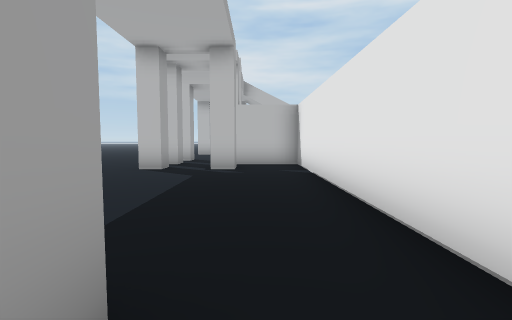
[1] (above)

17 first-person views from a walk through a scene from a Unity 3-D project. The camera is 1.5 m above the floor, tilts 4° down and sees 85° across. The floor is counted in squares, 2 m on a side. Each view is taken from the middle of a square. On the plan, view 1 faces up. The plan holds only what a view shows up to about 10 squares ahead; the rest is blank. The place goes on beyond the plan. The player is left out.

[2]
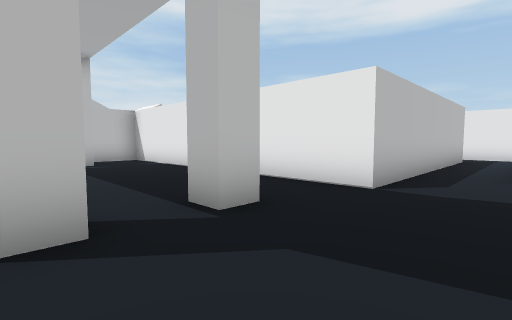

[3]
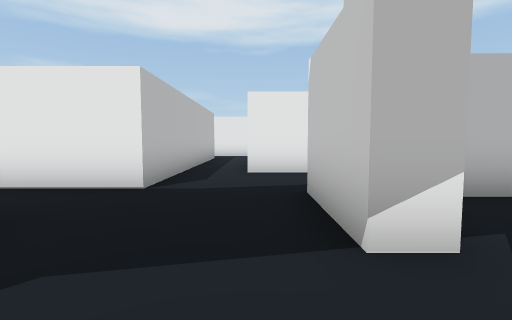

[4]
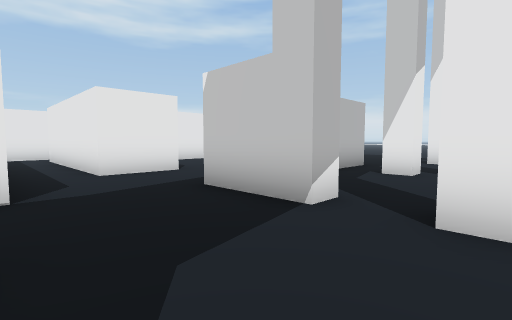

[5]
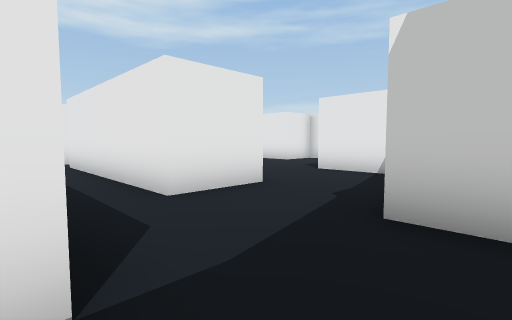

[6]
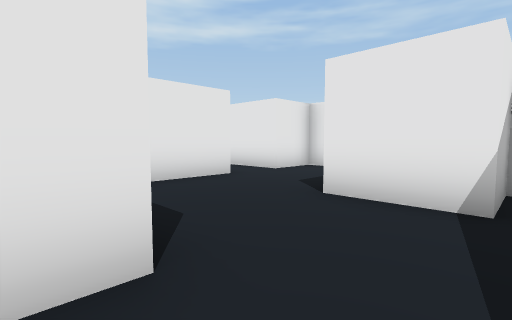

[7]
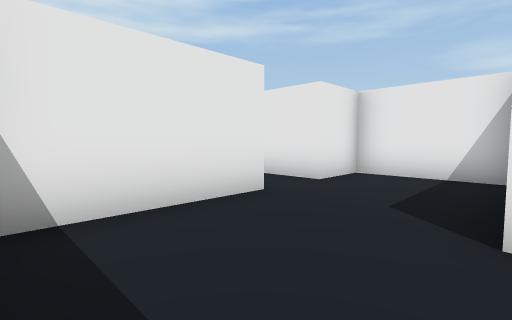

[8]
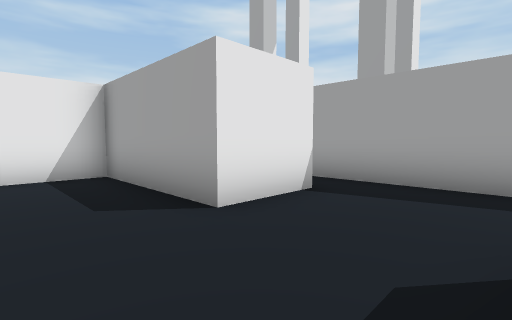

[9]
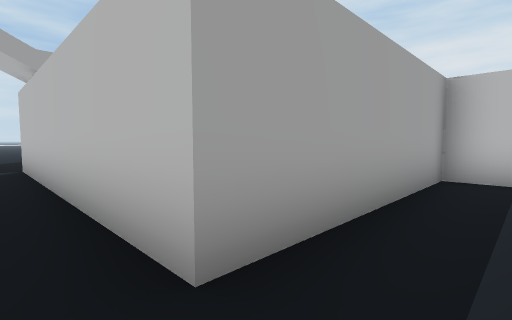

[10]
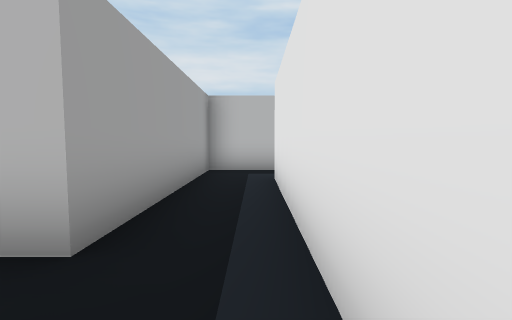

[11]
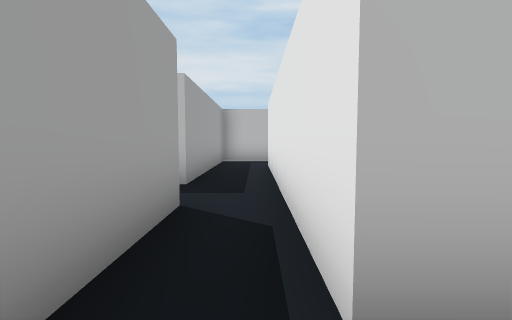

[12]
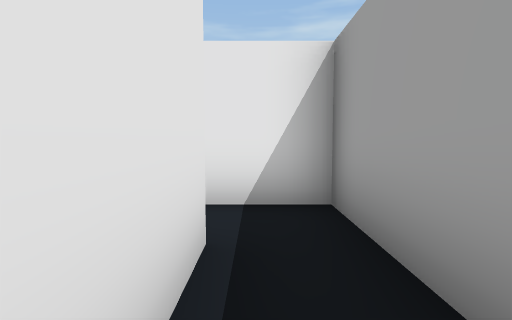

[13]
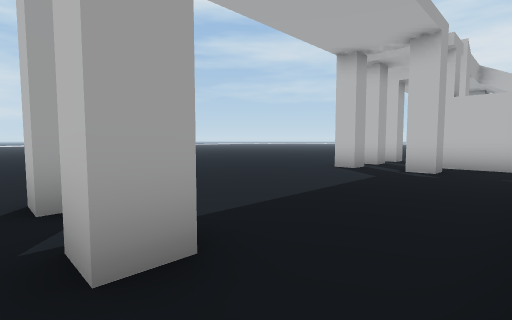

[14]
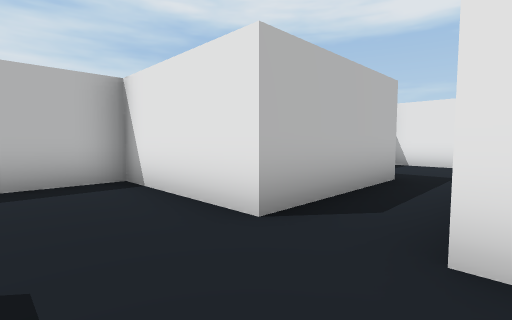

[15]
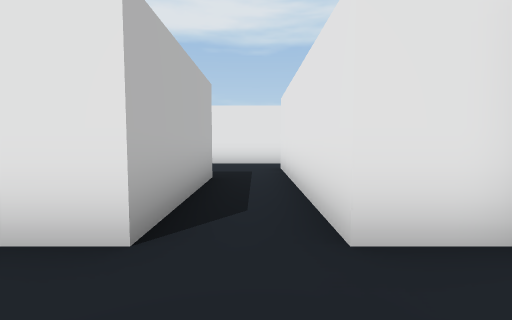

[16]
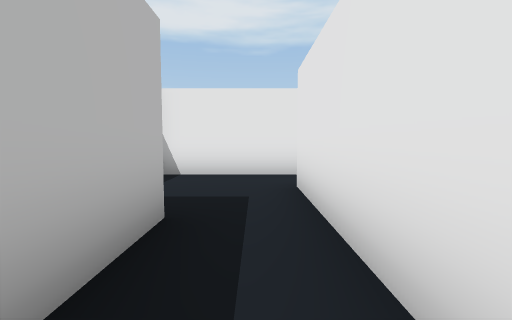

[17]
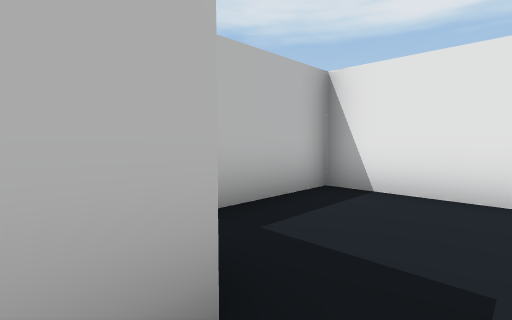

### Floor plan
Ten units are one square. View 1 is at (0, 0); x grows to the right and y downward. Boxes are objects, and circles mark ways between rooms. Rooms are numbered by the first view taken in them; rooms with no view inside come last. Other rooms are left out.
<svg viewBox="-36 -95 182 202">
<path fill="none" stroke="#000" d="M-6 -11 -6 -4 -12 -4 -12 -11M-24 -4 -31 -4M-24 -79 -24 -72 -31 -72M35 2 13 2 13 -88 -8 -88M-12 27 11 27M-24 -88 -29 -88M-30 27 -24 27M35 38 35 18M10 41 10 74M69 71 69 37 51 37M22 81 22 65 41 65M104 15 104 -35M88 -34 88 2 35 2M35 18 91 18M110 40 104 40 104 15M91 18 91 52 106 52M41 65 41 102 69 102 69 87M108 71 69 71M141 90 141 56 118 56M69 87 126 87"/>
<circle cx="25" cy="30" r="3" fill="#2a7"/>
<circle cx="40" cy="10" r="3" fill="#2a7"/>
<circle cx="55" cy="70" r="3" fill="#2a7"/>
<circle cx="100" cy="20" r="3" fill="#2a7"/>
<circle cx="60" cy="80" r="3" fill="#2a7"/>
<text x="-10" y="-30">1</text>
<text x="40" y="50">2</text>
<text x="80" y="10">3</text>
<text x="120" y="50">4</text>
<text x="50" y="80">5</text>
<text x="110" y="80">6</text>
</svg>
Room 1 opens to room 2. Room 1 opens to room 3. Room 2 opens to room 5. Room 3 opens to room 4. Room 5 opens to room 6.

Where each view was taken, in squares from view 1:
view 1: 0 up, 0 right, facing up
view 2: 2 down, 3 left, facing up-right
view 3: 2 down, 3 left, facing right
view 4: 0 up, 3 left, facing down-right
view 5: 0 up, 0 right, facing down-right
view 6: 3 down, 2 right, facing down-right
view 7: 4 down, 4 right, facing down-right
view 8: 4 down, 6 right, facing down-left
view 9: 1 down, 10 right, facing up-left
view 10: 2 down, 10 right, facing up
view 11: 5 down, 10 right, facing up
view 12: 2 down, 10 right, facing down
view 13: 0 up, 1 right, facing up-left
view 14: 9 down, 5 right, facing up-right
view 15: 8 down, 5 right, facing right
view 16: 8 down, 8 right, facing right
view 17: 8 down, 10 right, facing up-right
